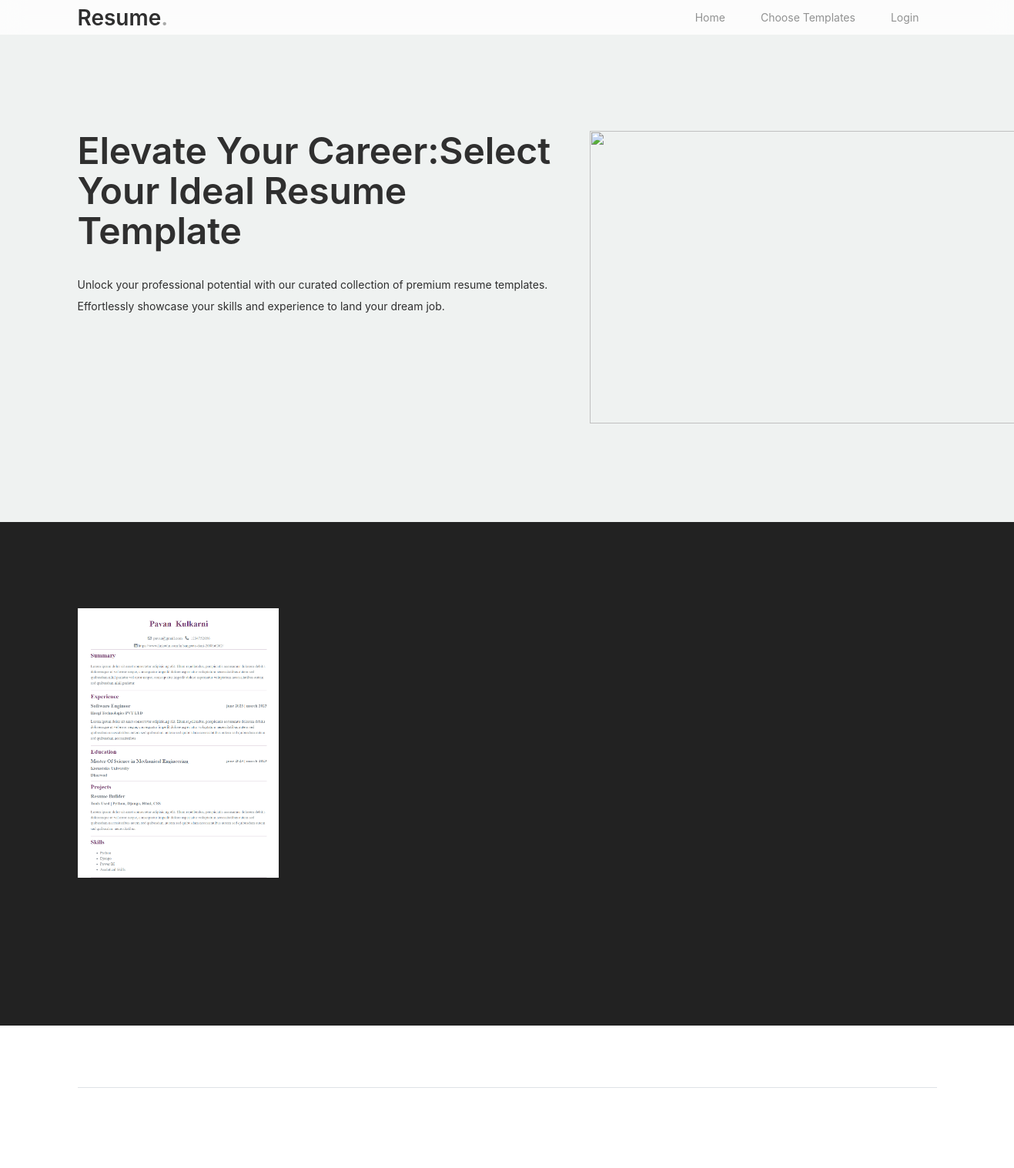
The page /resumes on the database as committed earlier.
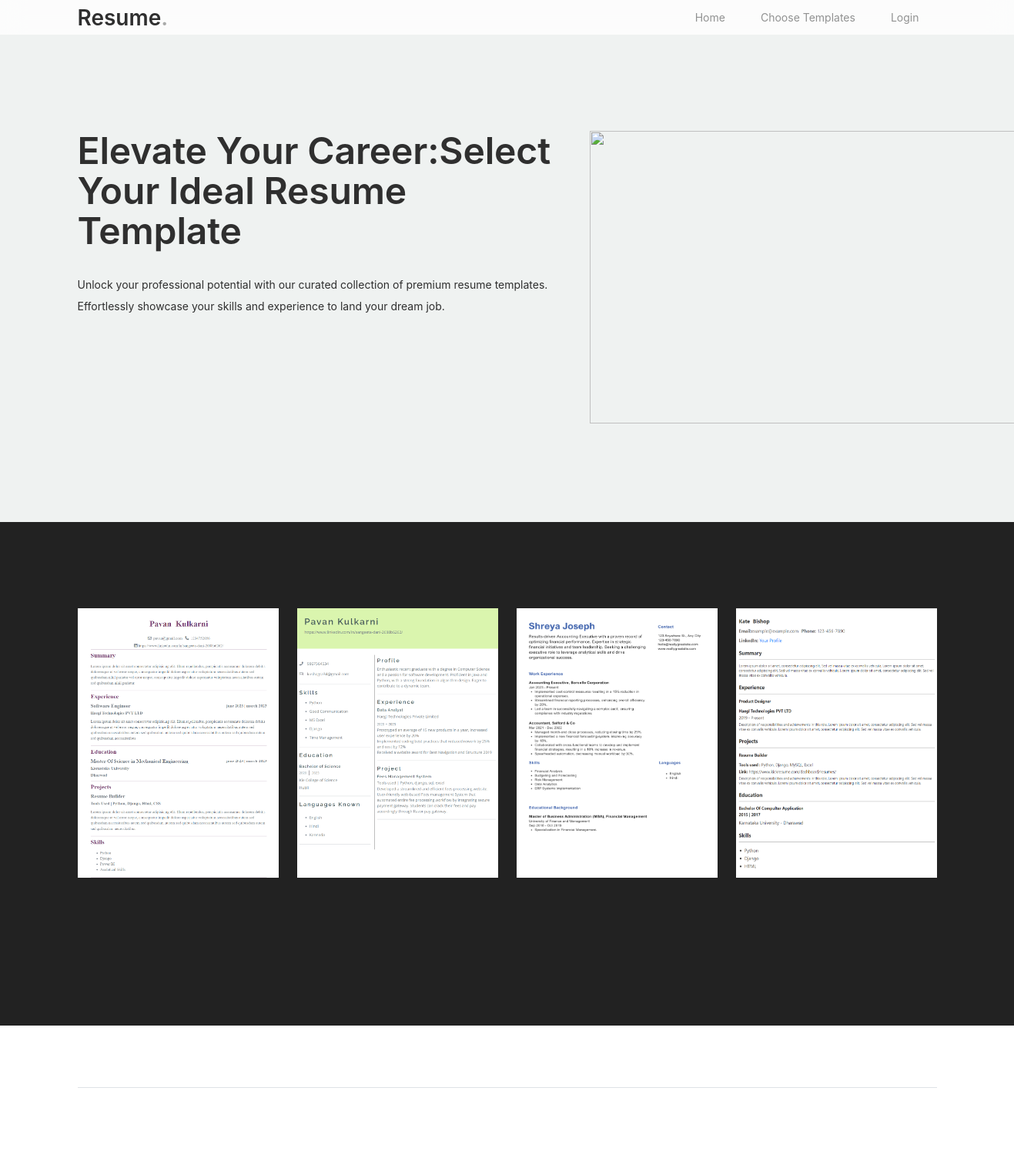
The same page on the database as committed later.
### resume_builder/models.py (models this page shows)
class TemplatesInfo(models.Model):
    template_image = models.ImageField(upload_to='uploaded_images/',default="profile")
    view_name = models.CharField(max_length=300,default='none')
    id_name=models.CharField(max_length=300,default='none')

### resume_builder/views.py (the view)
# urls.py: path('resumes',views.resumes,name="resumes"),
def resumes(request):
    id=request.user.id
    print(id)
    templates = TemplatesInfo.objects.all()
    context = {
        'templates':templates
    }
    return render(request,'resumes.html', context)

### resume_builder/templates/resumes.html (shortened to what this page needs)
<!doctype html>
<html lang="en">
<head>
		<link href="/static/home_assets/css/bootstrap.min.css" rel="stylesheet">
		<link href="https://cdnjs.cloudflare.com/ajax/libs/font-awesome/6.0.0-beta3/css/all.min.css" rel="stylesheet">
		<link href="/static/home_assets/css/tiny-slider.css" rel="stylesheet">
		<link href="/static/home_assets/css/style.css" rel="stylesheet">
	</head>
	<body>
		<nav class="custom-navbar navbar navbar-expand-md navbar-dark bg-dark fixed-top" aria-label="Furni navigation bar">
			<div class="container">
				<a class="navbar-brand" href="index.html">Resume<span>.</span></a>
				<div class="collapse navbar-collapse" id="navbarsFurni">
					<ul class="custom-navbar-nav navbar-nav ms-auto mb-2 mb-md-0">
						<li class="nav-item">
							<a class="nav-link" href="/">Home</a>
						</li>
						<li><a class="nav-link" href="/resumes">Choose Templates</a></li>
						<li><a class="nav-link" href="/login">Login</a></li>
					</ul>
				</div>
			</div>
		</nav>
			<div class="hero">
				<div class="container">
					<div class="row justify-content-between">
						<div class="col-lg-7"style="margin-top: 40px;">
							<div class="intro-excerpt">
								<h1 >Elevate Your Career:Select Your Ideal Resume Template</h1>
								<p class="mb-4">Unlock your professional potential with our curated collection of premium resume templates. Effortlessly showcase your skills and experience to land your dream job.</p>
							</div>
						</div>
						<div class="col-lg-5" style="margin-top: 40px;">
							<div>
								<img src="/static/home_assets/images/hero-res.gif" height="380px" width="600px" >
							</div>
						</div>
					</div>
				</div>
			</div>
		<div class="product-section">
			<div class="container">
				<div class="row">
					{% for x in templates %}
					<div class="col-12 col-md-4 col-lg-3 mb-5 mb-md-0">
						<a class="product-item" href="/resume_options/{{x.id}}">
							<img src="/{{x.template_image}}" class="img-fluid1 product-thumbnail" style="width:300px; height:350px;">
						</a>
					</div>
					{% endfor %}
				</div>
			</div>
		</div>
		<footer class="footer-section">
			<div class="container relative">
				<div class="border-top copyright">
					<div class="row pt-4">
					</div>
				</div>
			</div>
		</footer>
	</body>
</html>

### static/home_assets/css/style.css (style rules this page uses)
* { font-family: "SF Pro Text", "Myriad Set Pro", "SF Pro Icons", "Apple Legacy Chevron", "Helvetica Neue", "Helvetica", "Arial", sans-serif !important; }
body { overflow-x: hidden; position: relative; }
body { font-family: "Inter", sans-serif; font-weight: 400; line-height: 28px; color: #6a6a6a; font-size: 14px; background-color: #eff2f1; }
a { text-decoration: none; -webkit-transition: .3s all ease; -o-transition: .3s all ease; transition: .3s all ease; color: #2f2f2f; text-decoration: underline; }
.custom-navbar { background: #3b5d50 !important; padding-top: 20px; padding-bottom: 20px; }
.custom-navbar .navbar-brand { font-size: 28px; color: #2f2f2f; font-weight: 600; }
.custom-navbar .navbar-brand>span { opacity: .4; color: #2f2f2f; }
@media (min-width: 992px) { .custom-navbar .custom-navbar-nav li { margin-left: 15px; margin-right: 15px; } }
.custom-navbar .custom-navbar-nav li a { font-weight: 500; color: #ffffff !important; opacity: .5; -webkit-transition: .3s all ease; -o-transition: .3s all ease; transition: .3s all ease; position: relative; }
@media (min-width: 768px) { .custom-navbar .custom-navbar-nav li a:before { content: ""; position: absolute; bottom: 0; left: 8px; right: 8px; background: #f9bf29; height: 5px; opacity: 1; visibility: visible; width: 0; -webkit-transition: .15s all ease-out; -o-transition: .15s all ease-out; transition: .15s all ease-out; } }
.hero { background: #eff2f1; padding: calc(4rem - 30px) 0 0rem 0; }
@media (min-width: 768px) { .hero { padding: calc(4rem - 30px) 0 4rem 0; } }
@media (min-width: 992px) { .hero { padding: calc(10rem - 30px) 0 8rem 0; } }
.hero .intro-excerpt { position: relative; z-index: 4; }
@media (min-width: 992px) { .hero .intro-excerpt { max-width: 650px; } }
.hero h1 { font-weight: 600; font-size: 48px; letter-spacing: -.003em; line-height: 1.0834933333; color: #2f2f2f; margin-bottom: 30px; }
.hero p { color: #2f2f2f; margin-botom: 30px; font-size: 14px; }
.product-section { padding: 7rem 0; background-color: #222222; }
.product-section .product-item { text-align: center; text-decoration: none; display: block; position: relative; padding-bottom: 50px; cursor: pointer; }
.product-section .product-item .product-thumbnail { margin-bottom: 30px; position: relative; top: 0; -webkit-transition: .3s all ease; -o-transition: .3s all ease; transition: .3s all ease; }
.product-section .product-item:before { bottom: 0; left: 0; right: 0; position: absolute; content: ""; background: #dce5e4; height: 0%; z-index: -1; border-radius: 10px; -webkit-transition: .3s all ease; -o-transition: .3s all ease; transition: .3s all ease; }
.footer-section { padding: 80px 0; background: #ffffff; }
.footer-section .relative { position: relative; }
.footer-section .border-top { border-color: #dce5e4; }
.footer-section .border-top.copyright { font-size: 14px !important; }

### resume_builder/templates/resumes.html (style rules this page uses)
.custom-navbar { height: 45px; background-color: rgba(255, 255, 255, 0.779) !important; backdrop-filter: blur(15px); position: fixed; top: 0; width: 100%; z-index: 1000; }
.custom-navbar .navbar-nav .nav-link { line-height: 50px; }
.custom-navbar .navbar-brand, .custom-navbar .navbar-toggler { line-height: 50px; }

Rows that differ between the two databases and show on the page:
added TemplatesInfo: template_image (picture)
added TemplatesInfo: template_image (picture)
added TemplatesInfo: template_image (picture)
